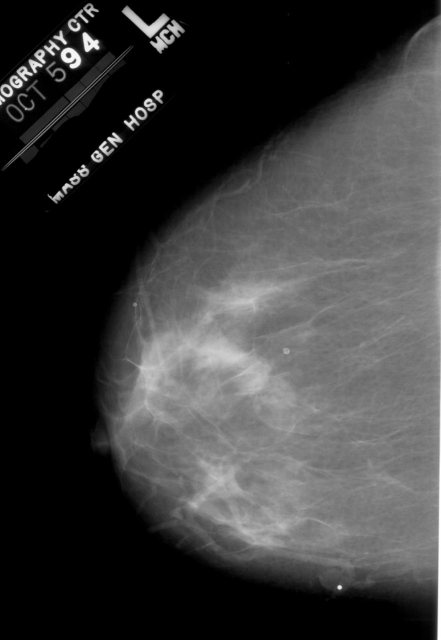
#> input picture images/WhatsApp Image 2025-11-06 at 17.46.17_ea76d16f.jpg, 881 x 1280 px (shown at 1/2 size)
$ python -i test_mass_iou.py   (imports and definitions only)
#> lines starting #> are read from the running program, lines starting #| are printed output that depends on the picture; after the words box and inside, x2 and y2 are one past the last pixel; in counts of white or black regions, pixels touching at a corner belong together
"""
MASS Detection Test Script with IoU and Centroid Hit Evaluation
==================================================================
Tests tumor detection pipeline from Input.ipynb against all MASS images.

Key Features:
1. Circle-to-Circle IoU calculation
2. Centroid hit detection (inside ground truth circle)
3. MIAS coordinate system correction (Y-axis flip: height - y)
4. CSO (Cuckoo Search Optimization) support for parameter optimization

Usage:
    # Use default parameters:
    python test_mass_iou.py --csv train_dataset.csv --image-dir all-mias

    # Use pre-optimized parameters:
    python test_mass_iou.py --params-file optimized_params.json

    # Run CSO optimization on sample image first:
    python test_mass_iou.py --use-cso --cso-sample mdb267.pgm
"""

import cv2
import numpy as np
import pandas as pd
from skimage import io
from skimage.measure import label, regionprops
from pathlib import Path
import os
import argparse
import json
import joblib
from typing import Dict, Tuple, Optional, List

# Progress bar (optional)
try:
    from tqdm import tqdm
    HAS_TQDM = True
except ImportError:
    HAS_TQDM = False
    def tqdm(iterable, **kwargs):
        return iterable


def detect_tumor_from_notebook(img_path: str, params: Optional[Dict] = None, use_ml: bool = False, ml_model_path: Optional[str] = None) -> Dict:
    """
    Complete tumor detection pipeline extracted from Input.ipynb.

    Pipeline Steps:
    1. Load and normalize image
    2. Gaussian blur
    3. Isolate breast region
    4. Histogram equalization (breast only)
    5. CLAHE enhancement
    6. K-means clustering (K=3)
    7. Morphological cleanup
    8. Position-based filtering
    9. Multi-criteria tumor selection

    Parameters:
    -----------
    img_path : str
        Path to image file
    params : dict, optional
        Detection parameters. If None, uses defaults.
    use_ml : bool
        If True, use ML classifier for region selection
    ml_model_path : str, optional
        Path to trained ML model (.pkl file)

    Returns:
    --------
    dict
        Detection results with keys:
        - 'detected': bool
        - 'centroid': tuple (x, y) or None
        - 'final_mask': np.ndarray or None
        - 'error': str or None
    """
#> called with use_ml = False
    # Set default parameters if not provided
    if params is None:
        params = {
            'breast_thresh': 30,
            'clahe_clip': 3.0,
            'k_means_k': 3,
            'erosion_iter': 10,
            'y_ratio_thresh': 0.25,
            'extent_thresh': 0.2,
            'border_margin': 50,
            'size_weight': 1.5,
            'compact_weight': 1.2,
            'solidity_weight': 1.0,
            'position_weight': 1.0,
            'intensity_weight': 0.8
        }

    try:
        # ========== STEP 1: Load and Normalize ==========
        img = io.imread(img_path)
#> img is the input picture: shape (1280, 881, 3); min 0, max 255, mean 60.2
        img_norm = cv2.normalize(img, None, 0, 255, cv2.NORM_MINMAX)
        img_uint8 = np.uint8(img_norm)

        # ========== STEP 2: Gaussian Blur ==========
        img_blur = cv2.GaussianBlur(img_uint8, (5, 5), 0)

        # ========== STEP 3: Isolate Breast Region ==========
        _, thresh_breast = cv2.threshold(img_blur, params['breast_thresh'], 255, cv2.THRESH_BINARY)
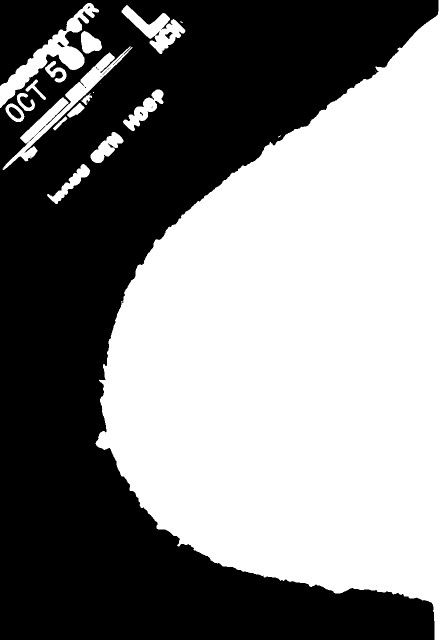
#> thresh_breast: shape (1280, 881, 3) (shown at 1/2 size); 51.9% white; 17 black regions (11 under 20 px), largest, box (x1, y1, x2, y2) and area: (0, 0, 877, 1280) 541521, (18, 214, 43, 237) 324, (330, 64, 345, 78) 93, (115, 84, 129, 95) 69, (226, 110, 246, 130) 20, (280, 224, 286, 231) 20

        # Use connected components to get the largest region (breast)
        num_labels, labels, stats, _ = cv2.connectedComponentsWithStats(thresh_breast, connectivity=8)
        if num_labels < 2:
            return {'detected': False, 'centroid': None, 'final_mask': None, 'error': 'No breast region found'}

        largest_label = 1 + np.argmax(stats[1:, cv2.CC_STAT_AREA])
        breast_mask = np.zeros_like(thresh_breast)
        breast_mask[labels == largest_label] = 255

        # Refine breast mask
        kernel_mask = cv2.getStructuringElement(cv2.MORPH_ELLIPSE, (15, 15))
        breast_mask = cv2.morphologyEx(breast_mask, cv2.MORPH_CLOSE, kernel_mask)
        breast_mask = cv2.morphologyEx(breast_mask, cv2.MORPH_OPEN, kernel_mask)

        breast_region = cv2.bitwise_and(img_blur, img_blur, mask=breast_mask)

        # ========== STEP 4: Histogram Equalization (Breast Only) ==========
        breast_only = breast_region[breast_mask > 0]
        if len(breast_only) == 0:
            return {'detected': False, 'centroid': None, 'final_mask': None, 'error': 'No breast pixels'}

        hist, _ = np.histogram(breast_only.flatten(), 256, [0, 256])
        cdf = hist.cumsum()
        cdf_normalized = (cdf * 255) / cdf[-1] if cdf[-1] > 0 else cdf

        img_eq = img_blur.copy()
        img_eq[breast_mask > 0] = cdf_normalized[breast_region[breast_mask > 0]]

        # ========== STEP 5: CLAHE Enhancement ==========
        clahe = cv2.createCLAHE(clipLimit=params['clahe_clip'], tileGridSize=(8, 8))
        masked_img = cv2.bitwise_and(img_eq, img_eq, mask=breast_mask)
        enhanced_img = clahe.apply(masked_img)

        # ========== STEP 6: K-Means Clustering ==========
        pixel_values = enhanced_img.reshape((-1, 1)).astype(np.float32)
        criteria = (cv2.TERM_CRITERIA_EPS + cv2.TERM_CRITERIA_MAX_ITER, 100, 0.2)
        K = int(params['k_means_k'])  # Background, Tissue, Dense Mass

        _, kmeans_labels, centers = cv2.kmeans(
            pixel_values, K, None, criteria, 10, cv2.KMEANS_PP_CENTERS
        )

        centers = np.uint8(centers)
        segmented = centers[kmeans_labels.flatten()]
        segmented = segmented.reshape(masked_img.shape)

        # Select brightest cluster (likely contains tumor)
        bright_cluster_idx = np.argmax(centers)
        candidate_mask = (segmented == centers[bright_cluster_idx]).astype(np.uint8) * 255

        # ========== STEP 7: Morphological Cleanup ==========
        kernel_clean = cv2.getStructuringElement(cv2.MORPH_ELLIPSE, (5, 5))
        candidate_mask = cv2.morphologyEx(candidate_mask, cv2.MORPH_OPEN, kernel_clean)
        candidate_mask = cv2.morphologyEx(candidate_mask, cv2.MORPH_CLOSE, kernel_clean)
        candidate_mask = cv2.erode(candidate_mask, kernel_clean, iterations=int(params['erosion_iter']))

        # ========== STEP 8: Position-Based Filtering ==========
        contours, _ = cv2.findContours(candidate_mask, cv2.RETR_EXTERNAL, cv2.CHAIN_APPROX_SIMPLE)
        final_tumor_mask = np.zeros_like(candidate_mask)
        height, width = candidate_mask.shape

        for cnt in contours:
            area = cv2.contourArea(cnt)
            if area < 500:  # Filter small noise
                continue

            x, y, w, h = cv2.boundingRect(cnt)
            cy = y + h // 2
            extent = area / (w * h) if (w * h) > 0 else 0
            y_ratio = cy / height

            # Filter by position and shape
            if y_ratio > params['y_ratio_thresh'] and extent > params['extent_thresh']:
                cv2.drawContours(final_tumor_mask, [cnt], -1, 255, -1)

        # ========== STEP 9: Multi-Criteria Tumor Selection ==========
        label_img = label(final_tumor_mask)
        regions = regionprops(label_img, intensity_image=enhanced_img)

        border_margin = int(params['border_margin'])
        valid_regions = []

        # ========== ML-BASED SELECTION ==========
        if use_ml and ml_model_path and os.path.exists(ml_model_path):
            try:
                # Load ML model
                ml_classifier = joblib.load(ml_model_path)

                # Extract features for all valid regions
                from ml_region_classifier import extract_region_features

                candidates_with_features = []
                for region in regions:
                    min_row, min_col, max_row, max_col = region.bbox

                    # Check if region is away from borders
                    if (min_row > border_margin and min_col > border_margin and
                        max_row < (height - border_margin) and max_col < (width - border_margin)):

                        features = extract_region_features(region, enhanced_img, (height, width))
                        candidates_with_features.append((region, features))

                if candidates_with_features:
                    # Prepare features for prediction
                    feature_dicts = [f for _, f in candidates_with_features]
                    feature_df = pd.DataFrame(feature_dicts)

                    # Remove non-feature columns if present
                    feature_cols = [col for col in feature_df.columns
                                  if col not in ['centroid_x', 'centroid_y', 'label', 'image_ref', 'distance_to_gt']]
                    X = feature_df[feature_cols]

                    # Predict probabilities
                    y_proba = ml_classifier.predict_proba(X)[:, 1]  # Probability of being tumor

                    # Select region with highest tumor probability
                    best_idx = np.argmax(y_proba)
                    selected_region = candidates_with_features[best_idx][0]
                    reg_y, reg_x = selected_region.centroid

                    # Create final mask
                    final_mask = np.zeros_like(final_tumor_mask)
                    for r, c in selected_region.coords:
                        final_mask[r, c] = 255

                    return {
                        'detected': True,
                        'centroid': (reg_x, reg_y),  # (x, y) format
                        'final_mask': final_mask,
                        'error': None
                    }
                else:
                    return {'detected': False, 'centroid': None, 'final_mask': None, 'error': 'No valid regions for ML'}

            except Exception as e:
                print(f"[WARNING] ML prediction failed: {str(e)}. Falling back to rule-based selection.")
                # Fall through to rule-based selection

        # ========== RULE-BASED SELECTION (DEFAULT) ==========
        for region in regions:
            min_row, min_col, max_row, max_col = region.bbox

            # Check if region is away from borders
            if (min_row > border_margin and min_col > border_margin and
                max_row < (height - border_margin) and max_col < (width - border_margin)):

                area = region.area
                region_y, region_x = region.centroid  # Note: (row, col) = (y, x)
                eccentricity = region.eccentricity
                solidity = region.solidity
                mean_intensity = region.mean_intensity
                y_ratio = region_y / height

                # Multi-criteria scoring
                # Size score: prefer 1000-8000 pixels
                if 1000 <= area <= 8000:
                    size_score = 1.5
                elif area < 500:
                    size_score = 0.3
                elif area > 20000:
                    size_score = 0.5
                else:
                    size_score = 1.0

                # Compactness score: prefer more circular shapes
                compactness_score = 1.0 - (eccentricity * 0.5)

                # Solidity score
                solidity_score = solidity

                # Position score: prefer middle regions
                if 0.3 <= y_ratio <= 0.7:
                    position_score = 1.3
                elif y_ratio < 0.2 or y_ratio > 0.8:
                    position_score = 0.5
                else:
                    position_score = 1.0

                # Intensity score: prefer brighter regions
                intensity_score = mean_intensity / 255.0

                # Weighted total score
                total_score = (size_score * params['size_weight'] +
                              compactness_score * params['compact_weight'] +
                              solidity_score * params['solidity_weight'] +
                              position_score * params['position_weight'] +
                              intensity_score * params['intensity_weight'])

                valid_regions.append((region, total_score, region_x, region_y))

        # Select highest scoring region
        if valid_regions:
            valid_regions.sort(key=lambda x: x[1], reverse=True)
            selected_region, score, reg_x, reg_y = valid_regions[0]

            # Create final mask
            final_mask = np.zeros_like(final_tumor_mask)
            for r, c in selected_region.coords:
                final_mask[r, c] = 255

            return {
                'detected': True,
                'centroid': (reg_x, reg_y),  # (x, y) format
                'final_mask': final_mask,
                'error': None
            }
        else:
            return {'detected': False, 'centroid': None, 'final_mask': None, 'error': 'No valid regions'}

    except Exception as e:
        return {'detected': False, 'centroid': None, 'final_mask': None, 'error': str(e)}


# [427 lines left out: functions create_circle_mask, calculate_circle_from_mask, calculate_iou, is_centroid_inside_circle, load_optimized_params, test_all_mass_images and 1 more, not called in this run]


# [93 lines not run here, left out]

>>> result = detect_tumor_from_notebook('images/WhatsApp Image 2025-11-06 at 17.46.17_ea76d16f.jpg')
